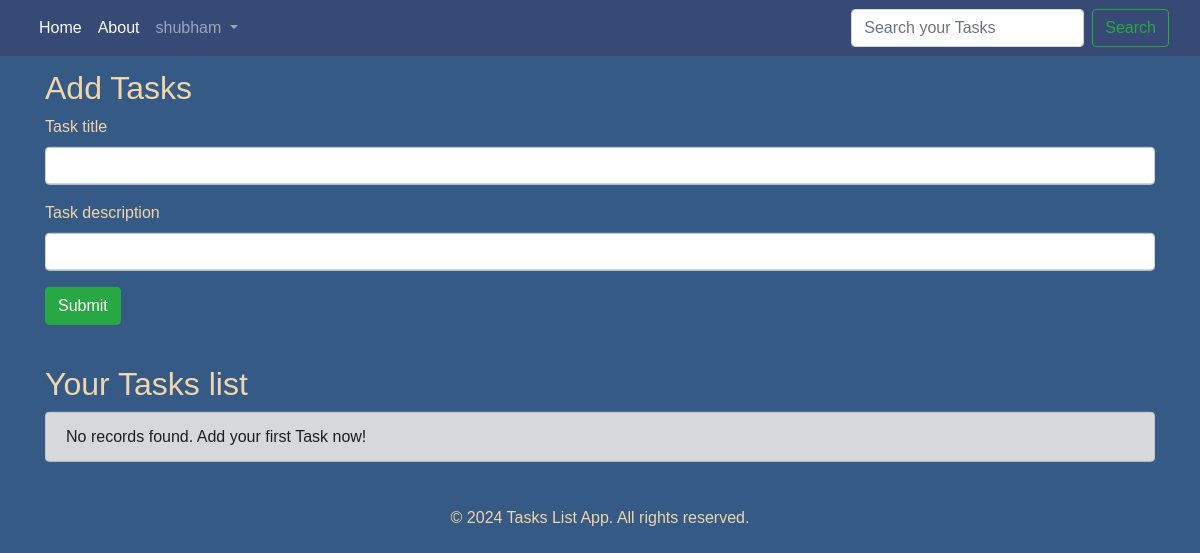
Page / (signed in) on the earlier database version.
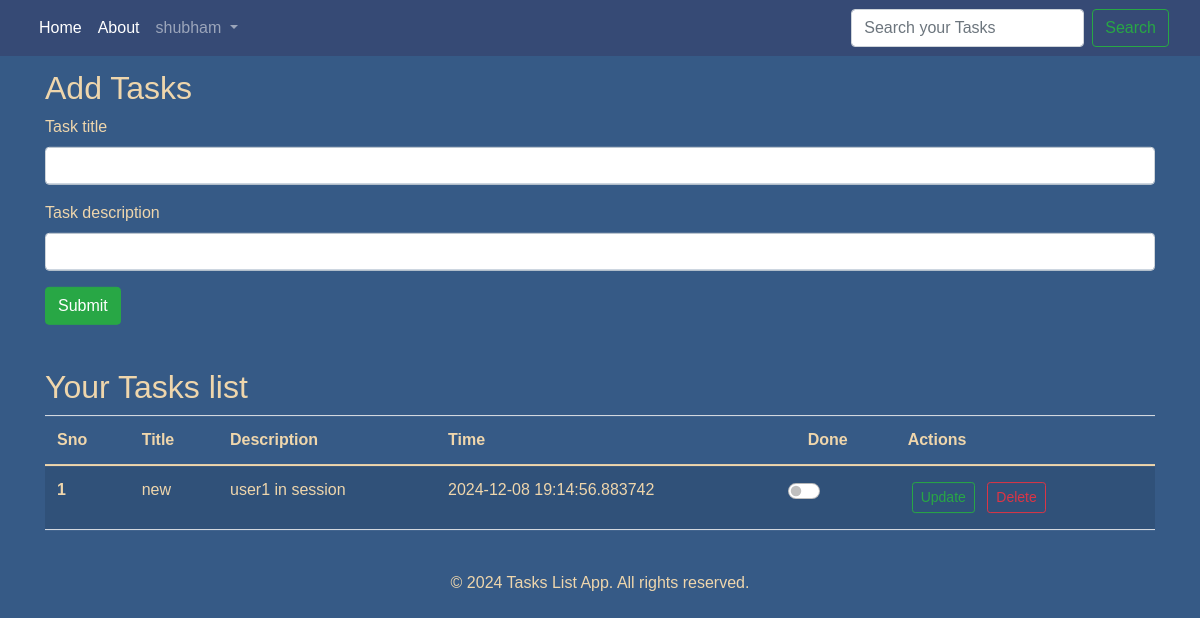
Same page on the later database version.
### app.py (models this page shows)
class User(db.Model, UserMixin):
    id = db.Column(db.Integer, primary_key=True)
    username = db.Column(db.String(100), unique=True, nullable=False)
    email = db.Column(db.String(150), unique=True, nullable=False)
    password = db.Column(db.String(100), nullable=False)

class Task(db.Model):
    sno = db.Column(db.Integer, primary_key = True)
    title = db.Column(db.String(200), nullable = False)
    desc = db.Column(db.String(500), nullable = False)
    date_created = db.Column(db.DateTime, default=datetime.now)
    done = db.Column(db.Boolean, default=False)
    user_id = db.Column(db.Integer, db.ForeignKey('user.id'), nullable=False)

### app.py (the view, shortened to what this page needs)
@app.route('/', methods = ['GET', 'POST'])
@login_required
def add():
    allTask = Task.query.filter_by(user_id=current_user.id).all()
    return render_template('home.html',allTask=allTask)

### app.py (called while the page is built)
@login_manager.user_loader
def load_user(user_id):
    return User.query.get(int(user_id))

### templates/home.html (shortened to what this page needs)
{% extends 'base.html' %}
{% block body %}
<div class="container">
  <h2>Add Tasks</h2>
  <form action="/" method="POST">
      <div class="mb-3">
        <label for="title" class="form-label">Task title</label>
        <input type="text" class="form-control" name="title" id="title">
      </div>
      <div class="mb-3">
        <label for="desc" class="form-label">Task description</label>
        <input type="text" class="form-control" name="desc" id="desc">
      </div>
      <button type="submit" class="btn btn-success">Submit</button>
  </form>
</div>
<div class="container my-5">
    <h2>Your Tasks list</h2>
    {% if allTask|length == 0 %}
        <div class="alert alert-dark" role="alert">
          No records found. Add your first Task now!
        </div>
    {% else %}
      <table class="table table-striped">
        <thead>
          <tr>
            <th scope="col">Sno</th>
            <th scope="col">Title</th>
            <th scope="col">Description</th>
            <th scope="col">Time</th>
            <th scope="col">Done</th>
            <th scope="col">Actions</th>
          </tr>
        </thead>
        <tbody>
          {% for task in allTask %}
            <tr class="{% if task.done %} {% endif %}">
                <th scope="row">{{ loop.index }}</th>
                <td>{{ task.title }}</td>
                <td>{{ task.desc }}</td>
                <td>{{ task.date_created }}</td>
                <td>
                  <form action="/done/{{ task.sno }}" method="POST">
                      <div class="form-check form-switch">
                          <input class="form-check-input" type="checkbox" id="flexSwitchCheckDefault{{ task.sno }}" {% if task.done %}checked{% endif %} onchange="this.form.submit()">
                      </div>
                  </form>
                </td>
                <td>
                  <a href="/update/{{ task.sno }}" class="btn btn-outline-success btn-sm mx-1 my-1">Update</a>
                  <a href="/delete/{{ task.sno }}" class="btn btn-outline-danger btn-sm mx-1">Delete</a>
                </td>
            </tr>
          {% endfor %}
        </tbody>
      </table>
    {% endif %}
</div>
{% endblock body %}

### templates/base.html (shortened to what this page needs)
<!DOCTYPE html>
<html lang="en">
  <head>
    <link href="https://cdn.jsdelivr.net/npm/bootstrap@5.0.2/dist/css/bootstrap.min.css" rel="stylesheet">
    <link href="https://stackpath.bootstrapcdn.com/bootstrap/4.5.2/css/bootstrap.min.css" rel="stylesheet">
    <link rel="stylesheet" href="{{ url_for('static',filename='css/style.css') }}" />
  </head>
  <body>
    <nav class="navbar sticky-top navbar-expand-lg navbar-dark">
      <div class="container-fluid">
        <div class="collapse navbar-collapse" id="navbarSupportedContent">
          <ul class="navbar-nav me-auto mb-2 mb-lg-0">
            <li class="nav-item">
              <a class="nav-link active" href="/">Home</a>
            </li>
            <li class="nav-item">
              <a class="nav-link active" href="/about">About</a>
            </li>
            <li class="nav-item dropdown">
              <a
                class="nav-link dropdown-toggle"
                href="#"
                id="navbarDropdown"
                role="button"
                data-bs-toggle="dropdown"
                aria-expanded="false"
              >
                {{ current_user.username if current_user.is_authenticated else
                "User"}}
              </a>
            </li>
          </ul>
          <form class="d-flex" action="/search" method="POST">
            <input
              class="form-control me-2"
              type="search"
              name="search"
              placeholder="Search your Tasks"
              aria-label="Search"
            />
            <button class="btn btn-outline-success" type="submit">
              Search
            </button>
          </form>
        </div>
      </div>
    </nav>
    {% block body %} {% endblock body %}
    <footer class="foot">
      <div class="container text-center">
        <p class="mb-0">&copy; 2024 Tasks List App. All rights reserved.</p>
      </div>
    </footer>
  </body>
</html>

### static/css/style.css (style rules this page uses)
body, table, tr, th, td { background-color: #365a86; font-family: 'Franklin Gothic Medium', 'Arial Narrow', Arial, sans-serif; color: #efd6ac; }
.navbar { background-color: #364a75; }
.container { transform: translateY(5%); }

Differences in the rows shown:
added Task: title "new", desc "user1 in session", date_created "2024-12-08 19:14:56.883742"
Other differences:
text no longer shown: "No records found. Add your first Task now!"
text now shown: "Sno Title Description Time Done Actions"
